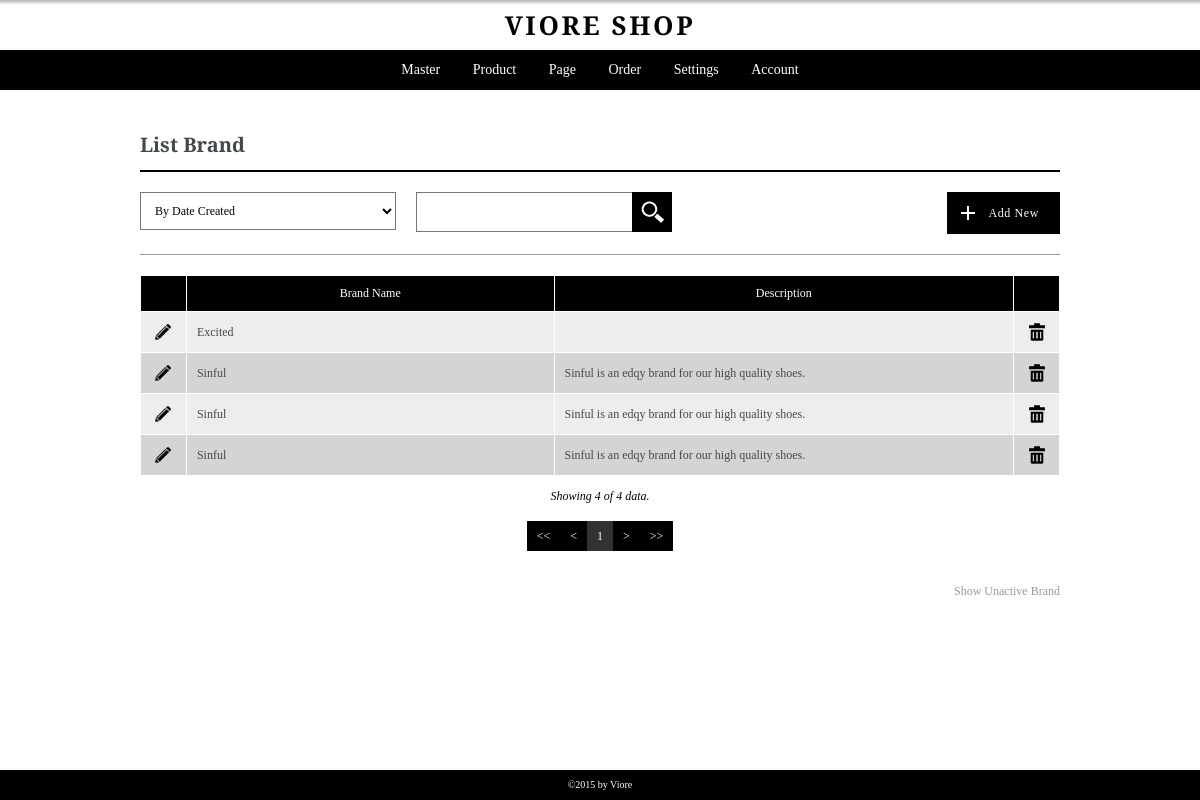
The app's page /admin/pages/listcustomer.php (signed in), older data.
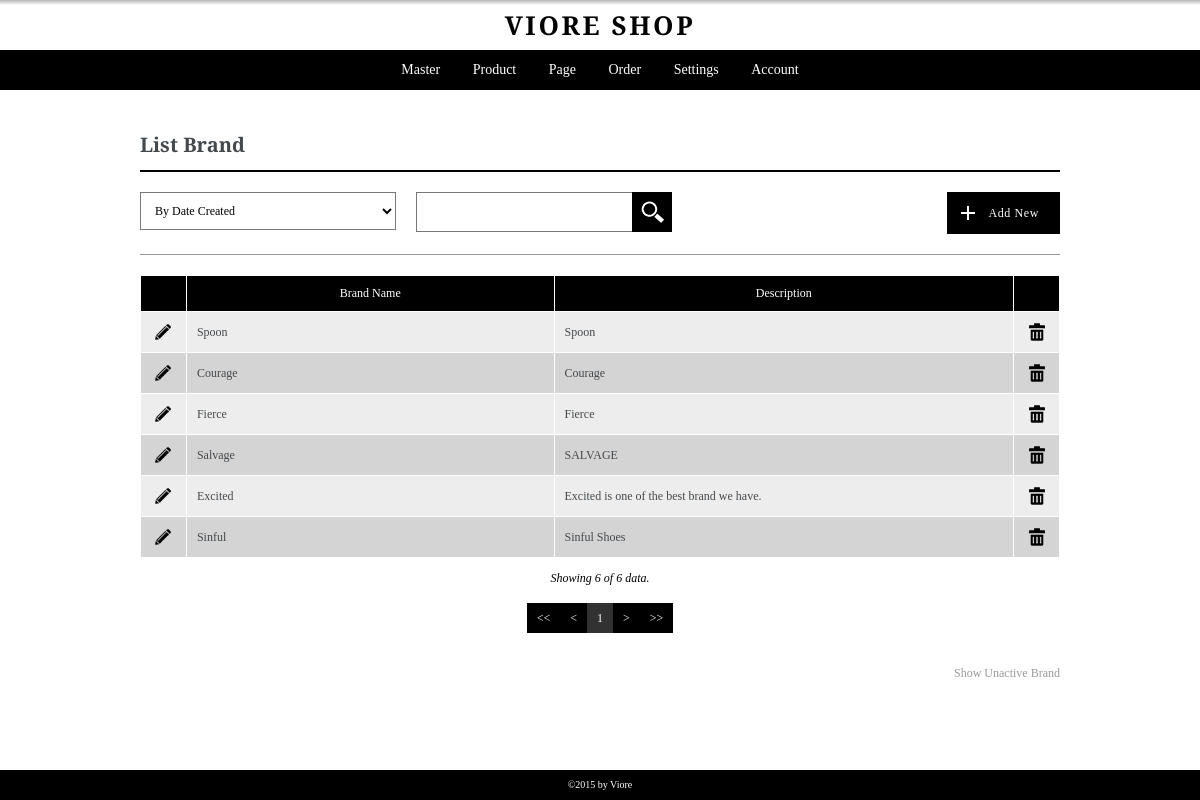
The same page, newer data.
### tables this page shows
CREATE TABLE `brand` (
  `id_brand` int(5) NOT NULL,
  `brand_name` varchar(256) NOT NULL,
  `brand_desc` text NOT NULL,
  `user_create` int(5) NOT NULL,
  `user_edit` int(5) NOT NULL,
  `date_created` datetime NOT NULL,
  `date_edited` datetime NOT NULL,
  `active` int(1) NOT NULL
);

### admin/pages/getfieldname.php (called while the page is built, shortened)
<?php
if((substr($pagecall,0,4)=="edit")||(substr($pagecall,0,4)=="list")){
	$tabel = substr($pagecall, 4);
}
else {
	$tabel = substr($pagecall, 3);
}
$pageedit = "add".$tabel;
?>

### admin/pages/listcustomer.php (the view, shortened to what this page needs)
<?php
	include "header.php";
	$pagecall = "listbrand";
	include "controller.php";
	include "getfieldname.php";
?>
<div class="container">
	<div class="content list listbrand">
		<h3><?php echo ucwords("List ".$tabel); ?></h3>
		<?php
			include ("../pages/filter-box.php");
		?>
		<div class="data-table">
			<table border="1" cellpadding="0" cellspacing="0" width="100%">
				<colgroup>
					<col width="5%">
					<col width="40%">
					<col width="">
					<col width="5%">
				</colgroup>
				<thead>
					<tr>
						<th>&nbsp;</th>
						<th>Brand Name</th>
						<th>Description</th>
						<th>&nbsp;</th>
					</tr>
				</thead>
				<tbody>
					<?php
					$batas=20;
					if (empty($halaman))
					{
						$posisi=0;
					}
					else
					{
						$posisi=($halaman-1)*$batas;
					}
					$sql = "SELECT * FROM brand ";
					if(isset($_GET['discard'])){
						$sql .= "WHERE active=0 ";
					}
					else{
						$sql .= "WHERE active=1 ";
					}
					if ((isset($_POST['sortingchoice'])) AND ($_POST['sortingchoice']!="all"))
					{
						$sorting_opt = explode(":", $_POST['sortingchoice']);
						$sql .= "ORDER BY ".$sorting_opt[0]." ".$sorting_opt[1]." ";
					}
					else{
						$sql .= "ORDER BY date_created DESC ";
					}
					$sqlp = $sql."LIMIT $posisi,$batas";
					$result = mysql_query($sqlp);
					while ($row=mysql_fetch_array($result))
					{
						echo '<tr>';
						echo '	<td align="center">
									<a href="'.$pageedit.'.php?act=chg&id='.$row["id_brand"].'" class="link-opt"><img src="../images/icon-pencil.png" alt="Edit" title="Edit"></a>
								</td>
						';
						echo '	<td align="left">'.$row['brand_name'].'</td>';
						echo '	<td align="left">'.$row['brand_desc'].'</td>';
						if(isset($_GET['discard'])){
							echo '	<td align="center">
									<a href="activate.php?id='.$row["id_brand"].'&pageorigin='.$pagecall.'" class="link-opt"><img src="../images/greenbutton.png" alt="Activate" title="Activate"></a>
								</td>
							';
						}
						else{
							echo '	<td align="center">
									<a href="deactive.php?id='.$row["id_brand"].'&pageorigin='.$pagecall.'" class="link-opt"><img src="../images/icon-trash.png" alt="Delete" title="Delete"></a>
								</td>
							';
						}
						echo '</tr>';
					}
					?>
				</tbody>
			</table>
		</div>
		<div class="data-show">
			<?php
				$jumlah = mysql_num_rows($result);
				$showing = $batas;
				if ($jumlah<$batas){$showing=$jumlah;}
				echo '<p>Showing '.$showing.' of '.$jumlah.' data.</p>';
			?>
		</div>
		<?php
			include ("../modules/paging.php");
		?>
		<?php
		if($_SESSION['usertype']=="1"){
		?>
		<div class="show-discard">
			<p><a href="<?php echo $pagecall.'.php?discard' ?>">Show Unactive <?php echo ucwords($tabel);?> </a></p>
		</div>
		<?php
		}
		?>
	</div>
</div>
<?php
	include "footer.php";
?>

Row changes from the older to the newer data that the page shows:
removed brand: brand_name "Sinful", brand_desc "Sinful is an edqy brand for our high quality shoes."
removed brand: brand_name "Sinful", brand_desc "Sinful is an edqy brand for our high quality shoes."
added brand: brand_name "Spoon", brand_desc "Spoon"
added brand: brand_name "Courage", brand_desc "Courage"
added brand: brand_name "Fierce", brand_desc "Fierce"
added brand: brand_name "Salvage", brand_desc "SALVAGE"
changed brand "Excited": brand_desc (not shown) → "Excited is one of the best brand we have."
changed brand "Sinful": brand_desc "Sinful is an edqy brand for our high quality shoes." → "Sinful Shoes"
Text that changed along with them:
$showing: "4" → "6"
$jumlah: "4" → "6"
